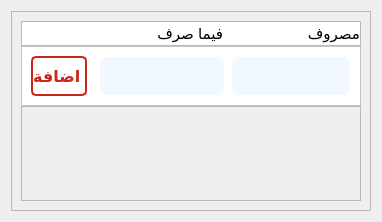
                        <widget class="QWidget" name="page_11">
                         <layout class="QVBoxLayout" name="verticalLayout_43">
                          <item>
                           <widget class="QFrame" name="frame_64">
                            <property name="minimumSize">
                             <size>
                              <width>2</width>
                              <height>200</height>
                             </size>
                            </property>
                            <property name="frameShape">
                             <enum>QFrame::StyledPanel</enum>
                            </property>
                            <property name="frameShadow">
                             <enum>QFrame::Raised</enum>
                            </property>
                            <layout class="QVBoxLayout" name="verticalLayout_35">
                             <property name="spacing">
                              <number>0</number>
                             </property>
                             <item>
                              <widget class="QFrame" name="frame_67">
                               <property name="minimumSize">
                                <size>
                                 <width>0</width>
                                 <height>25</height>
                                </size>
                               </property>
                               <property name="frameShape">
                                <enum>QFrame::StyledPanel</enum>
                               </property>
                               <property name="frameShadow">
                                <enum>QFrame::Raised</enum>
                               </property>
                               <layout class="QHBoxLayout" name="horizontalLayout_29">
                                <property name="spacing">
                                 <number>0</number>
                                </property>
                                <property name="leftMargin">
                                 <number>0</number>
                                </property>
                                <property name="topMargin">
                                 <number>0</number>
                                </property>
                                <property name="rightMargin">
                                 <number>0</number>
                                </property>
                                <property name="bottomMargin">
                                 <number>0</number>
                                </property>
                                <item>
                                 <widget class="QLabel" name="label_87">
                                  <property name="font">
                                   <font>
                                    <pointsize>11</pointsize>
                                   </font>
                                  </property>
                                  <property name="styleSheet">
                                   <string notr="true">background-color: rgb(255, 255, 255);</string>
                                  </property>
                                  <property name="text">
                                   <string>فيما صرف</string>
                                  </property>
                                 </widget>
                                </item>
                                <item>
                                 <widget class="QLabel" name="label_86">
                                  <property name="maximumSize">
                                   <size>
                                    <width>137</width>
                                    <height>16777215</height>
                                   </size>
                                  </property>
                                  <property name="font">
                                   <font>
                                    <pointsize>11</pointsize>
                                   </font>
                                  </property>
                                  <property name="styleSheet">
                                   <string notr="true">background-color: rgb(255, 255, 255);</string>
                                  </property>
                                  <property name="text">
                                   <string>مصروف</string>
                                  </property>
                                 </widget>
                                </item>
                               </layout>
                              </widget>
                             </item>
                             <item>
                              <widget class="QFrame" name="frame_65">
                               <property name="minimumSize">
                                <size>
                                 <width>0</width>
                                 <height>58</height>
                                </size>
                               </property>
                               <property name="styleSheet">
                                <string notr="true">background-color: rgb(255, 255, 255);</string>
                               </property>
                               <property name="frameShape">
                                <enum>QFrame::StyledPanel</enum>
                               </property>
                               <property name="frameShadow">
                                <enum>QFrame::Raised</enum>
                               </property>
                               <layout class="QHBoxLayout" name="horizontalLayout_28">
                                <item>
                                 <widget class="QPushButton" name="add_color_btn_2">
                                  <property name="minimumSize">
                                   <size>
                                    <width>0</width>
                                    <height>40</height>
                                   </size>
                                  </property>
                                  <property name="maximumSize">
                                   <size>
                                    <width>134</width>
                                    <height>16777215</height>
                                   </size>
                                  </property>
                                  <property name="font">
                                   <font>
                                    <pointsize>12</pointsize>
                                    <bold>true</bold>
                                   </font>
                                  </property>
                                  <property name="cursor">
                                   <cursorShape>PointingHandCursor</cursorShape>
                                  </property>
                                  <property name="styleSheet">
                                   <string notr="true">QPushButton
{
	border:0px;
	color:rgb(202, 39, 24);
	border: 2px solid  rgb(202, 39, 24);
	border-radius:5px
}
QPushButton:hover
{
	border:0px;
	background-color: rgb(202, 39, 24);
	
	color: #fff;
}</string>
                                  </property>
                                  <property name="text">
                                   <string>اضافة </string>
                                  </property>
                                 </widget>
                                </item>
                                <item>
                                 <widget class="QFrame" name="frame_66">
                                  <property name="frameShape">
                                   <enum>QFrame::StyledPanel</enum>
                                  </property>
                                  <property name="frameShadow">
                                   <enum>QFrame::Raised</enum>
                                  </property>
                                 </widget>
                                </item>
                                <item>
                                 <widget class="QLineEdit" name="add_color_line_3">
                                  <property name="minimumSize">
                                   <size>
                                    <width>0</width>
                                    <height>40</height>
                                   </size>
                                  </property>
                                  <property name="maximumSize">
                                   <size>
                                    <width>523</width>
                                    <height>16777215</height>
                                   </size>
                                  </property>
                                  <property name="styleSheet">
                                   <string notr="true">QLineEdit{
border:2px solid transparent;
border-radius: 8px;
padding: 0px 8px;
background-color: rgb(242, 248, 255);
}
QLineEdit::hover{

	border: 2px solid rgb(103, 222, 255);
}
QLineEdit::focus{
	border: 2px solid rgb(103, 222, 255);
}</string>
                                  </property>
                                 </widget>
                                </item>
                                <item>
                                 <widget class="QLineEdit" name="add_color_line_2">
                                  <property name="minimumSize">
                                   <size>
                                    <width>0</width>
                                    <height>40</height>
                                   </size>
                                  </property>
                                  <property name="maximumSize">
                                   <size>
                                    <width>120</width>
                                    <height>16777215</height>
                                   </size>
                                  </property>
                                  <property name="styleSheet">
                                   <string notr="true">QLineEdit{
border:2px solid transparent;
border-radius: 8px;
padding: 0px 8px;
background-color: rgb(242, 248, 255);
}
QLineEdit::hover{

	border: 2px solid rgb(103, 222, 255);
}
QLineEdit::focus{
	border: 2px solid rgb(103, 222, 255);
}</string>
                                  </property>
                                 </widget>
                                </item>
                               </layout>
                              </widget>
                             </item>
                             <item>
                              <widget class="QScrollArea" name="scrollArea_8">
                               <property name="styleSheet">
                                <string notr="true">QScrollBar:vertical{
	border: none;
	background-color: rgb(181, 196, 232);
	width: 14px;	
	margin: 15px 0px 15px 0px;
	border-radius:0px;
}
QScrollBar::handle:vertical{
	background-color: rgb(145, 145, 145);
	min-height:30px;
	border-radius:7px;
}
QScrollBar::handle:vertical:hover{
	background-color: rgb(99, 99, 99);
}
QScrollBar::handle:vertical:pressed{
	background-color: rgb(0, 0, 0);
}
QScrollBar::sub-line:vertical{
	border:none;
	background-color: rgb(194, 194, 194);
	height:14px;
	border-top-left-radius: 6px;
	border-top-right-radius: 6px;
	subcontrol-position:top;
	subcontrol-origin:margin;
}
QScrollBar::sub-line:vertical:hover{
background-color: rgb(134, 134, 134);
}
QScrollBar::sub-line:vertical:pressed{
	background-color: rgb(1, 13, 89);
}
QScrollBar::add-line:vertical{

	border:none;
	background-color: rgb(194, 194, 194);
	height:14px;
	border-bottom-left-radius: 6px;
	border-bottom-right-radius: 6px;
	subcontrol-position:bottom;
	subcontrol-origin:margin;
}

QScrollBar::add-line:vertical:hover{
background-color: rgb(134, 134, 134);
}
QScrollBar::add-line:vertical:pressed{
	background-color: rgb(1, 13, 89);
}
QScrollBar::up-arrow::vertical, QScrollBar::down-arrow:vertical{
	border:none
}
QScrollBar::add-page::vertical, QScrollBar::sub-page:vertical{
	border:none
}
</string>
                               </property>
                               <property name="widgetResizable">
                                <bool>true</bool>
                               </property>
                               <widget class="QWidget" name="scrollAreaWidgetContents_9">
                                <property name="geometry">
                                 <rect>
                                  <x>0</x>
                                  <y>0</y>
                                  <width>100</width>
                                  <height>30</height>
                                 </rect>
                                </property>
                                <layout class="QVBoxLayout" name="verticalLayout_42"/>
                               </widget>
                              </widget>
                             </item>
                            </layout>
                           </widget>
                          </item>
                         </layout>
                        </widget>
